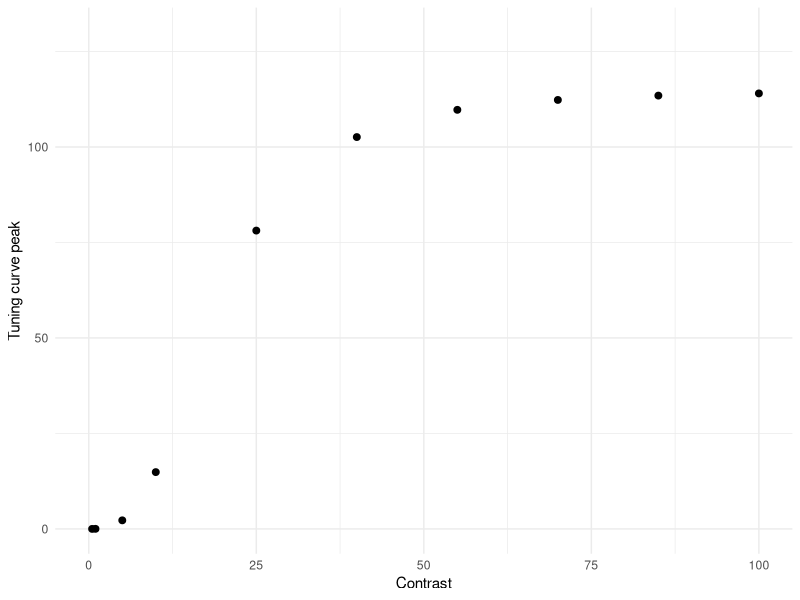
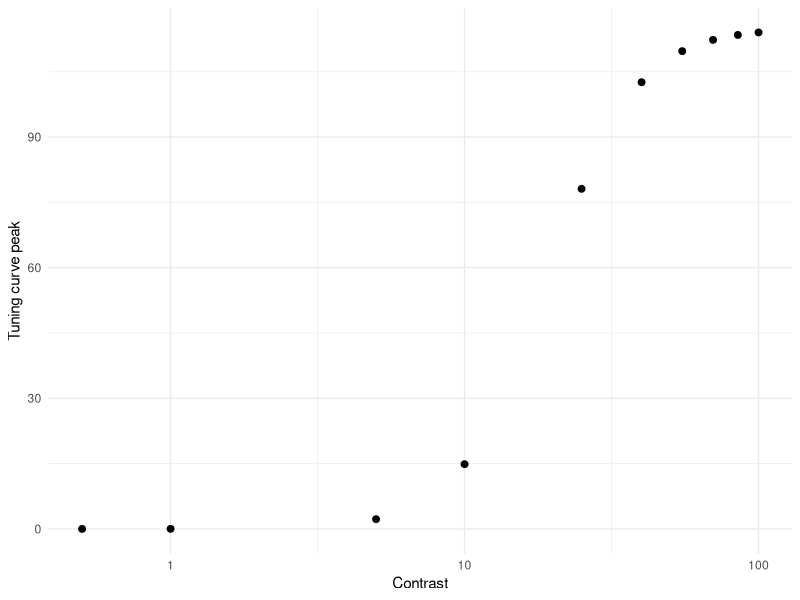

These charts were generated, in order, by the following R code: (Note: this script raises an error after producing the figures.)
# Simulation assuming Naka-Rushton function on Albrecht & Hamilton (1982, Fig. 4)

library(tidyverse)
library(doParallel)
library(foreach)
library(cowplot)


########## High Alpha ##########
Contrast <- c(0.5, 1, 5, seq(10, 100, 15))
Rmax <- 115
C50 <- 19.3
n   <-  2.9
R0 <- Rmax * 0.03 # spontaneous firing based on Geisler & Albrecht (1997)

Max_firing <- Rmax * Contrast^n / (Contrast^n + C50^n)
df_ah <- data.frame(Contrast, Max_firing)

h1 <- ggplot(df_ah, aes(x = Contrast, y = Max_firing)) +
  geom_point(size = 2) +
  coord_cartesian(xlim = c(0, 100), ylim = c(0, 130)) +
  ylab("Tuning curve peak") +
  theme_minimal()
h1            

h2 <- ggplot(df_ah, aes(x = Contrast, y = Max_firing)) +
  geom_point(size = 2) +
  scale_x_log10() +
  ylab("Tuning curve peak") +
  theme_minimal()
h2 

### Simulation ###
cl <- makeCluster(parallel::detectCores() - 1)
registerDoParallel(cl)

n_neurons <- 180                                               # Number of neurons in the population
orientations <- seq(1, 180, by = 1)                            # Possible orientations (0 to 359 degrees)
preferred_orientations <-  seq(1, 180, length.out = n_neurons) # Preferred orientation of each neuron
max_firing_seq <- df_ah$Max_firing                             # Maximum firing rate of each neuron
contrast <-       df_ah$Contrast
tuning_width    <- 20                                          # Tuning width (standard deviation) of each neuron's response curve
n_trials <- 10000

all_results <- list()

for (max_firing_rate in max_firing_seq) {
  
  cat("Running max firing rate =", max_firing_rate, "\n")
  
  tuning_curves <- matrix(0, nrow = n_neurons, ncol = length(orientations))
  
  for (i in 1:n_neurons) {
    tuning_curves[i, ] <- max_firing_rate * exp(
      -0.5 * (
        pmin(abs(orientations - preferred_orientations[i]),
             180 - abs(orientations - preferred_orientations[i]))^2
      ) / tuning_width^2
    )
  }
  
  # ---- 90 ----
  responses_90 <- foreach(
    i = 1:n_trials,
    .combine = rbind,
    .packages = "stats"
  ) %dopar% {
    
    input_90 <- rnorm(n_trials, 90, 0)
    idx <- round(input_90[i]) + 1
    idx <- pmin(pmax(idx, 1), 180)
    
    mu <- tuning_curves[, idx]
    mu[mu == 0] <- 1e-8
    
    resp <- rnbinom(n_neurons, size = 1000000, mu = mu) + rnbinom(n_neurons, size = 1000000, mu = R0)
    
    cbind(resp,
          neuron = seq_len(n_neurons),
          stim = 90,
          trial = i,
          maxFR = max_firing_rate)
  }
  
  # ---- 91 ----
  responses_91 <- foreach(
    i = 1:n_trials,
    .combine = rbind,
    .packages = "stats"
  ) %dopar% {
    
    input_91 <- rnorm(n_trials, 91, 0)
    idx <- round(input_91[i]) + 1
    idx <- pmin(pmax(idx, 1), 180)
    
    mu <- tuning_curves[, idx]
    mu[mu == 0] <- 1e-8
    
    resp <- rnbinom(n_neurons, size = 1000000, mu = mu) + rnbinom(n_neurons, size = 1000000, mu = R0)
    
    cbind(resp,
          neuron = seq_len(n_neurons),
          stim = 91,
          trial = i,
          maxFR = max_firing_rate)
  }
  
  df_tmp <- as.data.frame(rbind(responses_90, responses_91))
  colnames(df_tmp) <- c("Spikes", "Neuron", "Stimulus", "Trial", "Contrast")
  
  all_results[[as.character(max_firing_rate)]] <- df_tmp
}

df <- do.call(rbind, all_results)
df$Contrast <- contrast[match(df$Contrast, max_firing_seq)]
# write.csv(df, 
#           file = "high_alpha.csv", 
#           row.names = FALSE)


### Sanity check for fano factor ### 
df %>%
  group_by(Contrast, Stimulus, Neuron) %>%
  summarise(
    mean_spikes = mean(Spikes),
    var_spikes  = var(Spikes),
    fano = var_spikes / mean_spikes,
    .groups = "drop"
  ) %>%
  filter(mean_spikes > 0) %>%
  group_by(Contrast, Stimulus) %>%
  summarise(
    mean_mean_spikes = mean(mean_spikes, na.rm = TRUE),
    mean_var_spikes = mean(var_spikes),
    mean_fano = mean(fano, na.rm = TRUE), # average across neurons
    sd_fano   = sd(fano, na.rm = TRUE),   # sd across neurons
    .groups = "drop")


### Contrast discrimination ###
df %>%
  group_by(Stimulus, Contrast, Trial) %>%
  summarise(Sum_spikes = sum(Spikes), .groups = "drop") -> df_sum

h3 <- ggplot(df_sum, aes(x = Sum_spikes, color = factor(Contrast))) +
  geom_density(alpha = 0.2, linewidth = 1) +
  theme_classic() +
  labs(
    x = "Sum of spikes",
    y = "Density",
    color = "Contrast",
    fill =  "Contrast"
  ) + 
  theme(
    legend.position = c(0.98, 1.05),
    legend.justification = c(1, 1),
    legend.key.size = unit(0.25, "cm"),
    legend.text = element_text(size = 6),
    legend.title = element_text(size = 8)
  ) +
  coord_cartesian(xlim = c(0, 10000), ylim = c(0, 0.03)) +
  ggtitle("High alpha (mean spontaneous firing = 3.45)") +
  theme(plot.title = element_text(size = 12, face = "bold", hjust = 0.5))
h3

df_sum %>%
  group_by(Contrast) %>%
  summarise(Mean_sum_spikes = mean(Sum_spikes),
            SD_sum_spikes = sd(Sum_spikes), .groups = "drop") -> df_summary
colnames(df_summary) <- c("Contrast", "mu", "sigma")

dC <-  diff(df_summary$Contrast)
dmu <- diff(df_summary$mu)

# μ'
mu_prime <- c(
  dmu[1] / dC[1],                                 　　　　　# 前方差分（最初）
  (dmu[-1]/dC[-1] + dmu[-length(dmu)]/dC[-length(dC)]) / 2, # 中央差分
  dmu[length(dmu)] / dC[length(dC)]                         # 後方差分（最後）
)
df_summary$mu_prime <- mu_prime

# μ'(C)ΔC ≈ σ
# μ'(C): コントラストの微小変化に対するμの変化
# ΔC:    コントラストの変化量
# μの変化がσと同じ大きさになったとき丁度弁別できる(d'=1に相当するJND)
df_summary$DeltaC_pred <- df_summary$sigma / df_summary$mu_prime # JND
df_summary <- mutate(df_summary, Weber_ratio_pred = DeltaC_pred / Contrast) # ΔC / C (Weber ratio)
df_summary

df_plot <- df_summary %>%
  slice(2:(n() - 1))

h4 <- ggplot(df_plot, aes(x = Contrast, y = DeltaC_pred)) +
  geom_line() +
  geom_point() +
  theme_classic() +
  scale_x_log10() +
  scale_y_log10(limits = c(0.2, 30)) +
  ylab("ΔC (JND of d' = 1)") +
  xlab("Contrast")

h5 <- ggplot(df_plot, aes(x = Contrast, y = Weber_ratio_pred)) +
  geom_line() +
  geom_point() +
  theme_classic() +
  coord_cartesian(ylim = c(0, 3)) +
  ylab("ΔC/C (Weber fraction)") +
  xlab("Contrast")

h6 <- df_summary %>%
  ggplot(aes(x = Contrast, y = mu)) +
  geom_point(size = 2) +
  # scale_x_log10() +
  # scale_y_log10() +
  coord_cartesian(ylim = c(0, 10000)) +
  theme_minimal() +
  ylab("Mean total spikes")

### Orientation discrimination (LFI) ###
df_wide <- df %>%
  pivot_wider(
    id_cols = c(Trial, Contrast, Stimulus),
    names_from = Neuron,
    values_from = Spikes)

df_wide$Stimulus_bin <- ifelse(df_wide$Stimulus == 90, 1, 0)

compute_lfi <- function(data, lambda = 1e-6) {
  
  neurons <- grep("^[0-9]+$", colnames(data), value = TRUE)  
  
  data0 <- data[data$Stimulus_bin == 0, neurons]
  data1 <- data[data$Stimulus_bin == 1, neurons]
  
  mu0 <- colMeans(data0)
  mu1 <- colMeans(data1)
  
  df <- mu1 - mu0
  
  Sigma0 <- cov(data0)
  Sigma1 <- cov(data1)
  Sigma  <- (Sigma0 + Sigma1) / 2
  
  p <- length(neurons)              # 逆行列を安定化させる処理 (ニューロン間の相関を少し弱める)
  Sigma <- Sigma + lambda * diag(p) # Ridge正則化, Tikhonov regularization (小さい固有値を持ち上げる)
  
  I <- as.numeric(t(df) %*% solve(Sigma) %*% df) # LFI
  I_per_neuron <- I / p
  
  return(I_per_neuron)
}

maxFR_values <- sort(unique(df_wide$Contrast))

lfi_results <- data.frame(
  Contrast = numeric(),
  LFI_per_neuron = numeric()
)

for (maxFR in maxFR_values) {
  df_sub <- df_wide[df_wide$Contrast == maxFR, ]
  lfi_value <- compute_lfi(df_sub)
  lfi_results <- rbind(lfi_results,
                       data.frame(Contrast = maxFR,
                                  LFI_per_neuron = lfi_value))
}

lfi_results$Contrast <- contrast
print(lfi_results)

lfi_results %>%
  ggplot(aes(x = Contrast, y = LFI_per_neuron)) +
  geom_point(size = 2) +
  coord_cartesian(xlim = c(0, 100), ylim = c(0, 0.07)) +
  ylab("LFI per neuron") +
  theme_minimal() -> h7
h7


### Orientation discrimination (decoding with logistic regression) ###
run_logistic_cv_parallel <- function(data, k = 5, ncores = detectCores() - 1) {
  
  predictors <- grep("^[0-9]+$", colnames(data), value = TRUE)  
  n <- nrow(data)
  
  set.seed(123)
  folds <- sample(rep(1:k, length.out = n))
  
  cl <- makeCluster(ncores)
  registerDoParallel(cl)
  
  acc <- foreach(i = 1:k, .combine = c) %dopar% {
    
    train <- data[folds != i, ]
    test  <- data[folds == i, ]
    
    model <- glm(
      Stimulus_bin ~ .,
      data = train[, c("Stimulus_bin", predictors)],
      family = binomial
    )
    
    prob <- predict(model, newdata = test, type = "response")
    pred <- ifelse(prob > 0.5, 1, 0)
    
    mean(pred == test$Stimulus_bin)
  }
  
  stopCluster(cl)
  
  mean(acc)
}

decoding_results <- data.frame(
  Contrast = numeric(),
  Decoding_accuracy = numeric()
)

for (maxFR in maxFR_values) {
  df_sub <- df_wide[df_wide$Contrast == maxFR, ]
  accuracy <- run_logistic_cv_parallel(df_sub, k = 5, ncores = detectCores() - 1)
  decoding_results <- rbind(decoding_results,
                            data.frame(Contrast = maxFR,
                                       Decoding_accuracy = accuracy))
}

decoding_results <- mutate(decoding_results, D_prime = qnorm(Decoding_accuracy) - qnorm(1 - Decoding_accuracy),
                           Contrast = contrast)
decoding_results

decoding_results %>%
  ggplot(aes(x = Contrast, y = D_prime)) +
  geom_point(size = 2) +
  coord_cartesian(xlim = c(0, 100)) +
  ylab("d' for orientation") +
  coord_cartesian(xlim = c(0, 3.5)) +
  theme_minimal() -> h8
h8

decoding_results %>%
  ggplot(aes(x = Contrast, y = D_prime)) +
  geom_point(size = 2) +
  scale_x_log10() +
  ylab("d' for orientation") +
  coord_cartesian(ylim = c(0, 3.5)) +
  theme_minimal() -> h9
h9

########## Low Alpha ##########
Contrast <- c(0.5, 1, 5, seq(10, 100, 15))
Rmax <- 115
C50 <- 19.3
n   <-  2.9
R0 <- Rmax * 0.06

Max_firing <- Rmax * Contrast^n / (Contrast^n + C50^n)
df_ah <- data.frame(Contrast, Max_firing)

l1 <- ggplot(df_ah, aes(x = Contrast, y = Max_firing)) +
  geom_point(size = 2) +
  coord_cartesian(xlim = c(0, 100), ylim = c(0, 130)) +
  ylab("Tuning curve peak") +
  theme_minimal()
l1            

l2 <- ggplot(df_ah, aes(x = Contrast, y = Max_firing)) +
  geom_point(size = 2) +
  scale_x_log10() +
  ylab("Tuning curve peak") +
  theme_minimal()
l2 


### Simulation ###
cl <- makeCluster(parallel::detectCores() - 1)
registerDoParallel(cl)

n_neurons <- 180                                               # Number of neurons in the population
orientations <- seq(1, 180, by = 1)                            # Possible orientations (0 to 359 degrees)
preferred_orientations <-  seq(1, 180, length.out = n_neurons) # Preferred orientation of each neuron
max_firing_seq <- df_ah$Max_firing                             # Maximum firing rate of each neuron
contrast <-       df_ah$Contrast
tuning_width    <- 20                                          # Tuning width (standard deviation) of each neuron's response curve
n_trials <- 10000

all_results <- list()

for (max_firing_rate in max_firing_seq) {
  
  cat("Running max firing rate =", max_firing_rate, "\n")
  
  tuning_curves <- matrix(0, nrow = n_neurons, ncol = length(orientations))
  
  for (i in 1:n_neurons) {
    tuning_curves[i, ] <- max_firing_rate * exp(
      -0.5 * (
        pmin(abs(orientations - preferred_orientations[i]),
             180 - abs(orientations - preferred_orientations[i]))^2
      ) / tuning_width^2
    )
  }
  
  # ---- 90 ----
  responses_90 <- foreach(
    i = 1:n_trials,
    .combine = rbind,
    .packages = "stats"
  ) %dopar% {
    
    input_90 <- rnorm(n_trials, 90, 0)
    idx <- round(input_90[i]) + 1
    idx <- pmin(pmax(idx, 1), 180)
    
    mu <- tuning_curves[, idx]
    mu[mu == 0] <- 1e-8
    
    resp <- rnbinom(n_neurons, size = 1000000, mu = mu) + rnbinom(n_neurons, size = 1000000, mu = R0)
    
    cbind(resp,
          neuron = seq_len(n_neurons),
          stim = 90,
          trial = i,
          maxFR = max_firing_rate)
  }
  
  # ---- 91 ----
  responses_91 <- foreach(
    i = 1:n_trials,
    .combine = rbind,
    .packages = "stats"
  ) %dopar% {
    
    input_91 <- rnorm(n_trials, 91, 0)
    idx <- round(input_91[i]) + 1
    idx <- pmin(pmax(idx, 1), 180)
    
    mu <- tuning_curves[, idx]
    mu[mu == 0] <- 1e-8
    
    resp <- rnbinom(n_neurons, size = 1000000, mu = mu) + rnbinom(n_neurons, size = 1000000, mu = R0)
    
    cbind(resp,
          neuron = seq_len(n_neurons),
          stim = 91,
          trial = i,
          maxFR = max_firing_rate)
  }
  
  df_tmp <- as.data.frame(rbind(responses_90, responses_91))
  colnames(df_tmp) <- c("Spikes", "Neuron", "Stimulus", "Trial", "Contrast")
  
  all_results[[as.character(max_firing_rate)]] <- df_tmp
}

df <- do.call(rbind, all_results)
df$Contrast <- contrast[match(df$Contrast, max_firing_seq)]
# write.csv(df, 
#           file = "low_alpha.csv", 
#           row.names = FALSE)


### Sanity check for fano factor ### 
df %>%
  group_by(Contrast, Stimulus, Neuron) %>%
  summarise(
    mean_spikes = mean(Spikes),
    var_spikes  = var(Spikes),
    fano = var_spikes / mean_spikes,
    .groups = "drop"
  ) %>%
  filter(mean_spikes > 0) %>%
  group_by(Contrast, Stimulus) %>%
  summarise(
    mean_mean_spikes = mean(mean_spikes, na.rm = TRUE),
    mean_var_spikes = mean(var_spikes),
    mean_fano = mean(fano, na.rm = TRUE), # average across neurons
    sd_fano   = sd(fano, na.rm = TRUE),   # sd across neurons
    .groups = "drop")


### Contrast discrimination ###
df %>%
  group_by(Stimulus, Contrast, Trial) %>%
  summarise(Sum_spikes = sum(Spikes), .groups = "drop") -> df_sum

l3 <- ggplot(df_sum, aes(x = Sum_spikes, color = factor(Contrast))) +
  geom_density(alpha = 0.2, linewidth = 1) +
  theme_classic() +
  labs(
    x = "Sum of spikes",
    y = "Density",
    color = "Contrast",
    fill =  "Contrast"
  ) + 
  theme(
    legend.position = c(0.98, 1.05),
    legend.justification = c(1, 1),
    legend.key.size = unit(0.25, "cm"),
    legend.text = element_text(size = 6),
    legend.title = element_text(size = 8)
  ) +
  coord_cartesian(xlim = c(0, 10000), ylim = c(0, 0.03)) +
  ggtitle("Low alpha (mean spontaneous firing = 6.90)") +
  theme(plot.title = element_text(size = 12, face = "bold", hjust = 0.5))
l3

df_sum %>%
  group_by(Contrast) %>%
  summarise(Mean_sum_spikes = mean(Sum_spikes),
            SD_sum_spikes = sd(Sum_spikes), .groups = "drop") -> df_summary
colnames(df_summary) <- c("Contrast", "mu", "sigma")

dC <-  diff(df_summary$Contrast)
dmu <- diff(df_summary$mu)

# μ'
mu_prime <- c(
  dmu[1] / dC[1],                                 　　　　　# 前方差分（最初）
  (dmu[-1]/dC[-1] + dmu[-length(dmu)]/dC[-length(dC)]) / 2, # 中央差分
  dmu[length(dmu)] / dC[length(dC)]                         # 後方差分（最後）
)
df_summary$mu_prime <- mu_prime

# μ'(C)ΔC ≈ σ
# μ'(C): コントラストの微小変化に対するμの変化
# ΔC:    コントラストの変化量
# μの変化がσと同じ大きさになったとき丁度弁別できる(d'=1に相当するJND)
df_summary$DeltaC_pred <- df_summary$sigma / df_summary$mu_prime # JND
df_summary <- mutate(df_summary, Weber_ratio_pred = DeltaC_pred / Contrast) # ΔC / C (Weber ratio)
df_summary

df_plot <- df_summary %>%
  slice(2:(n() - 1))

l4 <- ggplot(df_plot, aes(x = Contrast, y = DeltaC_pred)) +
  geom_line() +
  geom_point() +
  theme_classic() +
  scale_x_log10() +
  scale_y_log10(limits = c(0.2, 30)) +
  ylab("ΔC (JND of d' = 1)") +
  xlab("Contrast")

l5 <- ggplot(df_plot, aes(x = Contrast, y = Weber_ratio_pred)) +
  geom_line() +
  geom_point() +
  theme_classic() +
  coord_cartesian(ylim = c(0, 3)) +
  ylab("ΔC/C (Weber fraction)") +
  xlab("Contrast")

l6 <- df_summary %>%
  ggplot(aes(x = Contrast, y = mu)) +
  geom_point(size = 2) +
# scale_x_log10() +
# scale_y_log10() +
  coord_cartesian(ylim = c(0, 10000)) +
  theme_minimal() +
  ylab("Mean total spikes")


### Orientation discrimination (LFI) ###
df_wide <- df %>%
  pivot_wider(
    id_cols = c(Trial, Contrast, Stimulus),
    names_from = Neuron,
    values_from = Spikes)

df_wide$Stimulus_bin <- ifelse(df_wide$Stimulus == 90, 1, 0)

compute_lfi <- function(data, lambda = 1e-6) {
  
  neurons <- grep("^[0-9]+$", colnames(data), value = TRUE)  
  
  data0 <- data[data$Stimulus_bin == 0, neurons]
  data1 <- data[data$Stimulus_bin == 1, neurons]
  
  mu0 <- colMeans(data0)
  mu1 <- colMeans(data1)
  
  df <- mu1 - mu0
  
  Sigma0 <- cov(data0)
  Sigma1 <- cov(data1)
  Sigma  <- (Sigma0 + Sigma1) / 2
  
  p <- length(neurons)              # 逆行列を安定化させる処理 (ニューロン間の相関を少し弱める)
  Sigma <- Sigma + lambda * diag(p) # Ridge正則化, Tikhonov regularization (小さい固有値を持ち上げる)
  
  I <- as.numeric(t(df) %*% solve(Sigma) %*% df) # LFI
  I_per_neuron <- I / p
  
  return(I_per_neuron)
}

maxFR_values <- sort(unique(df_wide$Contrast))

lfi_results <- data.frame(
  Contrast = numeric(),
  LFI_per_neuron = numeric()
)

for (maxFR in maxFR_values) {
  df_sub <- df_wide[df_wide$Contrast == maxFR, ]
  lfi_value <- compute_lfi(df_sub)
  lfi_results <- rbind(lfi_results,
                       data.frame(Contrast = maxFR,
                                  LFI_per_neuron = lfi_value))
}

lfi_results$Contrast <- contrast
print(lfi_results)

lfi_results %>%
  ggplot(aes(x = Contrast, y = LFI_per_neuron)) +
  geom_point(size = 2) +
  coord_cartesian(xlim = c(0, 100), ylim = c(0, 0.07)) +
  ylab("LFI per neuron") +
  theme_minimal() -> l7
l7


### Orientation discrimination (decoding with logistic regression) ###
run_logistic_cv_parallel <- function(data, k = 5, ncores = detectCores() - 1) {
  
  predictors <- grep("^[0-9]+$", colnames(data), value = TRUE)  
  n <- nrow(data)
  
  set.seed(123)
  folds <- sample(rep(1:k, length.out = n))
  
  cl <- makeCluster(ncores)
  registerDoParallel(cl)
  
  acc <- foreach(i = 1:k, .combine = c) %dopar% {
    
    train <- data[folds != i, ]
    test  <- data[folds == i, ]
    
    model <- glm(
      Stimulus_bin ~ .,
      data = train[, c("Stimulus_bin", predictors)],
      family = binomial
    )
    
    prob <- predict(model, newdata = test, type = "response")
    pred <- ifelse(prob > 0.5, 1, 0)
    
    mean(pred == test$Stimulus_bin)
  }
  
  stopCluster(cl)
  
  mean(acc)
}

decoding_results <- data.frame(
  Contrast = numeric(),
  Decoding_accuracy = numeric()
)

for (maxFR in maxFR_values) {
  df_sub <- df_wide[df_wide$Contrast == maxFR, ]
  accuracy <- run_logistic_cv_parallel(df_sub, k = 5, ncores = detectCores() - 1)
  decoding_results <- rbind(decoding_results,
                            data.frame(Contrast = maxFR,
                                       Decoding_accuracy = accuracy))
}

decoding_results <- mutate(decoding_results, D_prime = qnorm(Decoding_accuracy) - qnorm(1 - Decoding_accuracy),
                           Contrast = contrast)
decoding_results

decoding_results %>%
  ggplot(aes(x = Contrast, y = D_prime)) +
  geom_point(size = 2) +
  coord_cartesian(xlim = c(0, 100)) +
  ylab("d' for orientation") +
  coord_cartesian(xlim = c(0, 3.5)) +
  theme_minimal() -> l8
l8

decoding_results %>%
  ggplot(aes(x = Contrast, y = D_prime)) +
  geom_point(size = 2) +
  scale_x_log10() +
  ylab("d' for orientation") +
  coord_cartesian(ylim = c(0, 3.5)) +
  theme_minimal() -> l9
l9


### Figures ###
p1 <- plot_grid(h3, ncol = 1)
p2 <- plot_grid(h1, h6, ncol = 2)
p3 <- plot_grid(h4, h5, ncol = 2)
p4 <- plot_grid(h7, h9, ncol = 2)
high_alpha <- plot_grid(p1, p2, p3, p4, ncol = 1, rel_heights = c(1, 1))

p1 <- plot_grid(l3, ncol = 1)
p2 <- plot_grid(l1, l6, ncol = 2)
p3 <- plot_grid(l4, l5, ncol = 2)
p4 <- plot_grid(l7, l9, ncol = 2)
low_alpha <- plot_grid(p1, p2, p3, p4, ncol = 1, rel_heights = c(1, 1))
samaha_effect <- plot_grid(low_alpha, high_alpha, ncol = 2)
ggsave("samaha_effect.png", samaha_effect, width = 12, height = 9, dpi = 300)
